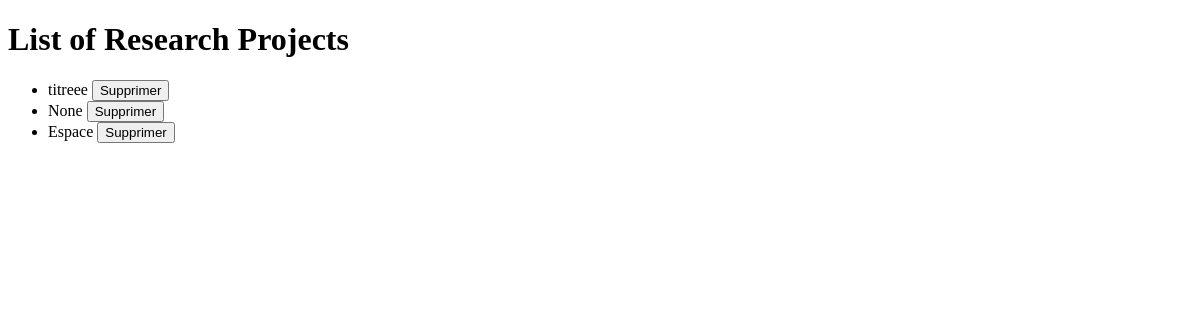
The app's page /api/projects/, older data.
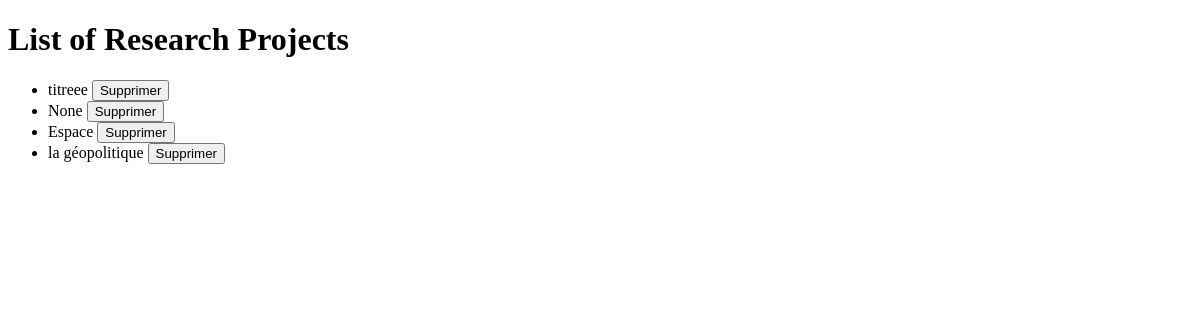
The same page, newer data.
### projects/models.py (models this page shows, shortened)
class ResearchProject(models.Model):
    title = models.CharField(max_length=200)
    description = models.TextField()
    start_date = models.DateField()
    end_date = models.DateField()
    project_lead = models.ForeignKey(Researcher, related_name='lead_projects', on_delete=models.CASCADE)
    researchers = models.ManyToManyField(Researcher, related_name='projects')

### projects/views.py (the view)
# urls.py: path('projects/', views.project_list, name='projects_list'),
def project_list(request):
    projects = ResearchProject.objects.all()
    return render(request, 'projects/projects_list.html', {'projects': projects})

### projects/templates/projects/projects_list.html (shortened to what this page needs)
<!DOCTYPE html>
<html lang="en">
  <head>
  </head>
  <body>
    <h1>List of Research Projects</h1>
    <ul>
      {% for project in projects %}
      <li>
        {{ project.title }}
        <form
          method="post"
          action="{% url 'delete_project' project.id %}"
          style="display: inline"
        >
          <button type="submit">Supprimer</button>
        </form>
      </li>
      {% endfor %}
    </ul>
  </body>
</html>

Row changes from the older to the newer data that the page shows:
added ResearchProject: title "la géopolitique"
